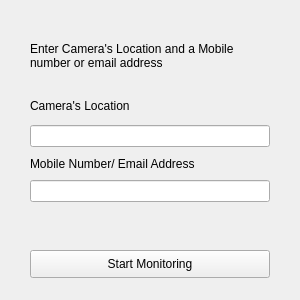
<?xml version="1.0" encoding="UTF-8"?>
<ui version="4.0">
 <class>MainWindow</class>
 <widget class="QMainWindow" name="MainWindow">
  <property name="geometry">
   <rect>
    <x>0</x>
    <y>0</y>
    <width>300</width>
    <height>300</height>
   </rect>
  </property>
  <property name="minimumSize">
   <size>
    <width>300</width>
    <height>300</height>
   </size>
  </property>
  <property name="maximumSize">
   <size>
    <width>300</width>
    <height>300</height>
   </size>
  </property>
  <property name="windowTitle">
   <string>Weapon Detection</string>
  </property>
  <widget class="QWidget" name="centralwidget">
   <widget class="QLabel" name="label">
    <property name="geometry">
     <rect>
      <x>30</x>
      <y>20</y>
      <width>241</width>
      <height>71</height>
     </rect>
    </property>
    <property name="text">
     <string>Enter Camera's Location and a Mobile number or email address</string>
    </property>
    <property name="wordWrap">
     <bool>true</bool>
    </property>
   </widget>
   <widget class="QLabel" name="label_2">
    <property name="geometry">
     <rect>
      <x>30</x>
      <y>90</y>
      <width>121</width>
      <height>31</height>
     </rect>
    </property>
    <property name="text">
     <string>Camera's Location</string>
    </property>
   </widget>
   <widget class="QLabel" name="label_3">
    <property name="geometry">
     <rect>
      <x>30</x>
      <y>156</y>
      <width>191</width>
      <height>16</height>
     </rect>
    </property>
    <property name="text">
     <string>Mobile Number/ Email Address</string>
    </property>
   </widget>
   <widget class="QPushButton" name="pushButton">
    <property name="geometry">
     <rect>
      <x>30</x>
      <y>250</y>
      <width>240</width>
      <height>28</height>
     </rect>
    </property>
    <property name="text">
     <string>Start Monitoring</string>
    </property>
   </widget>
   <widget class="QLineEdit" name="location_input">
    <property name="geometry">
     <rect>
      <x>30</x>
      <y>125</y>
      <width>240</width>
      <height>22</height>
     </rect>
    </property>
   </widget>
   <widget class="QLineEdit" name="send_to_input">
    <property name="geometry">
     <rect>
      <x>30</x>
      <y>180</y>
      <width>240</width>
      <height>22</height>
     </rect>
    </property>
   </widget>
  </widget>
 </widget>
 <resources/>
 <connections/>
</ui>
